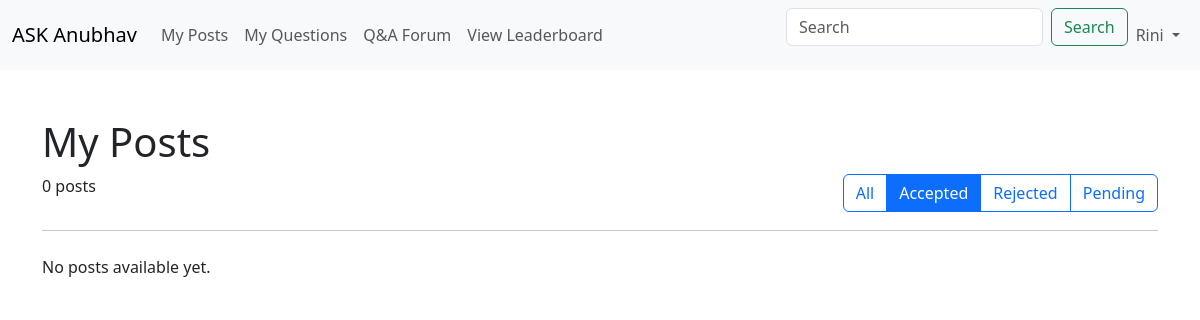
The page /my_posts?sort=accepted&page=1&search= (signed in) on the database as committed earlier.
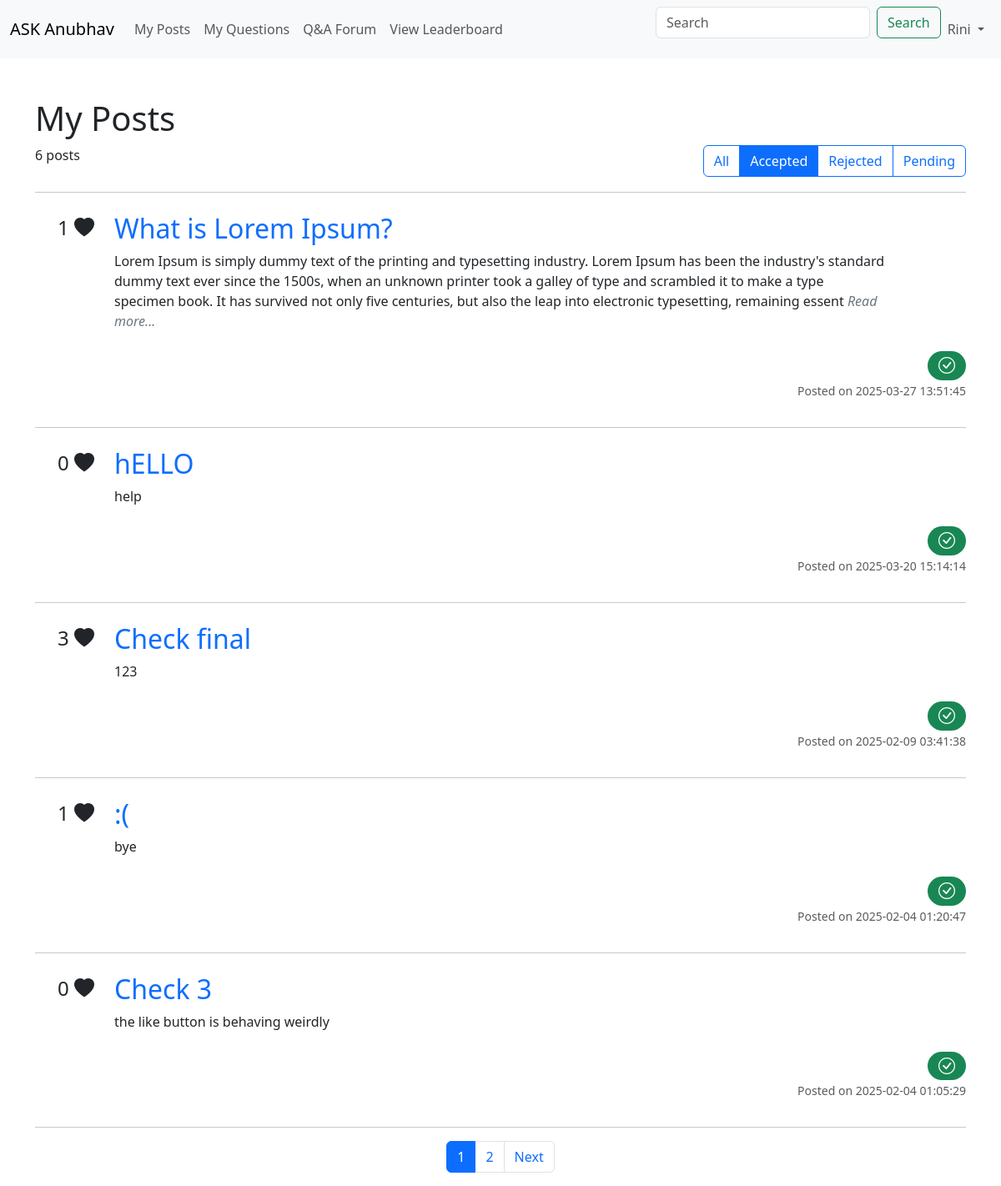
The same page on the database as committed later.
### merged.py (models this page shows, shortened)
class PostApproval(db.Model):
    __tablename__ = 'post_approval'
    id = db.Column(db.Integer, primary_key=True)
    post_id = db.Column(db.Integer, db.ForeignKey('post.id'), nullable=False)
    status = db.Column(db.String(20), default='pending')  # 'pending', 'approved', 'rejected'
    remark = db.Column(db.Text)
    approver_id = db.Column(db.Integer, nullable=True)  # ID of the faculty who approved/rejected
    approval_date = db.Column(db.DateTime, default=datetime.utcnow)
    post = db.relationship('Post', back_populates='approval')

class Post(db.Model):
    __tablename__ = 'post'
    id = db.Column(db.Integer, primary_key=True)
    title = db.Column(db.String(100), nullable=False)
    body = db.Column(db.Text, nullable=False)
    keywords = db.Column(db.String(255))
    date_of_post = db.Column(db.DateTime, default=lambda: datetime.now(timezone.utc))
    student_id = db.Column(db.Integer, nullable=False)
    like_count = db.Column(db.Integer, default=0)
    tags = db.relationship('Tag', secondary=post_tags, lazy='subquery', backref=db.backref('posts', lazy=True))
    approval = db.relationship('PostApproval', uselist=False, back_populates='post')

### merged.py (the view)
@app.route('/my_posts')
@student_required
def my_posts():
    try:
        if 'student_id' not in session:
            flash("Please log in to view your posts.", "warning")
            return redirect(url_for('login'))
        page = request.args.get('page', 1, type=int)
        sort = request.args.get('sort', 'latest')  # Default sort is latest
        student_id = session.get('student_id')
        total_posts = Post.query.filter_by(student_id=student_id).count()
        username = session.get('username')
        posts_query = db.session.query(
            Post, PostApproval.status
        ).outerjoin(PostApproval, Post.id == PostApproval.post_id).filter(
            Post.student_id == student_id
        ).order_by(Post.date_of_post.desc())
        if sort == 'accepted':
            posts_query = posts_query.filter(func.lower(PostApproval.status) == 'approved').order_by(Post.date_of_post.desc())
        elif sort == 'rejected':
            posts_query = posts_query.filter(func.lower(PostApproval.status) == 'rejected').order_by(Post.date_of_post.desc())
        elif sort == 'pending':
            posts_query = posts_query.filter(PostApproval.post_id == None).order_by(Post.date_of_post.desc())
        elif sort == 'likes':
            posts_query = posts_query.order_by(Post.like_count.desc())
        else:
            posts_query = posts_query.order_by(Post.date_of_post.desc())
        filtered_post_count = posts_query.count()
        pagination = posts_query.paginate(page=page, per_page=5, error_out=False)
        posts = pagination.items
        return render_template(
            'ASK_Anubhav/Student/my_posts.html',
            posts=posts,
            pagination=pagination,
            student_id=student_id,
            username=username,
            total_posts=filtered_post_count,
            current_sort=sort
        )
    except Exception as e:
        flash(f"An error occurred while fetching your posts: {str(e)}", "danger")
        print("An error occurred while fetching your posts")
        return redirect(url_for('index'))

### merged.py (called while the page is built)
@app.context_processor
def inject_session():
    try:
        return dict(session=session)  # Inject session into all templates
    except Exception as e:
        print("Session not created due to: {str(e)}")
        return dict(session={})

def student_required(f):
    @wraps(f)
    def decorated_function(*args, **kwargs):
        if session.get('is_faculty') != 0:
            flash("Access restricted to students only!", "danger")
            return redirect(url_for('index'))  # Redirect to homepage
        return f(*args, **kwargs)
    return decorated_function

### templates/ASK_Anubhav/Student/my_posts.html (shortened to what the changed rows need)
<!DOCTYPE html>
<html lang="en">
<head>
    <link rel="stylesheet" href="./static/ASK_Anubhav/Student/style1.css" />
    <link
      href="https://cdn.jsdelivr.net/npm/bootstrap@5.3.3/dist/css/bootstrap.min.css"
      rel="stylesheet"
    />
    <link href="https://cdn.jsdelivr.net/npm/bootstrap-icons/font/bootstrap-icons.css" rel="stylesheet">
</head>
<body>
    <div class="container">
      <div class="row mt-5">
        <div class="col-md-9 ">
          <h1>My Posts</h1>
        </div>
      </div>
      <div class="row">
        <div class="col-3 col-sm-3 col-md-3 col-xs-3">
          <p>{{ total_posts }} posts</p>
        </div>
      <div>
        <hr />
        {% for post, approval_status in posts %}
        <div class="row mt-4" onclick="window.location='{{ url_for('post_details', post_id=post.id) }}';"
         style="cursor: pointer;">
          <div class="col-1 col-sm-1 col-md-1 col-xs-1 text-end">
            <p style="font-size: 24px;">{{ post.like_count }} <i class="bi bi-heart-fill"></i></p>
          </div>
          <div class="col-10 col-sm-10 col-md-10 col-xs-10">
            <a class="anchor-tag" href="{{ url_for('post_details', post_id=post.id) }}" style="text-decoration:none;">
              <h2>{{ post.title }}</h2>
            </a>
            <p>{{ post.body[:350] }}
            {% if post.body|length > 350 %} <span style="color: #6c757d; font-style: italic;">Read more...<span> {% endif %}
            </p>
          </div>
          <div class="mt-2 text-end">
            {% if post.approval and post.approval.status.lower() in ["approved", "rejected"] %}
                    {% if post.approval.status.lower() == "approved" %}
                        <span class="badge bg-success rounded-pill fs-5" title="Approved"><i class="bi bi-check-circle"></i></span>
                    {% elif post.approval.status.lower() == "rejected" %}
                        <span class="badge bg-danger rounded-pill fs-5" title="Rejected"><i class="bi bi-x-circle"></i></span>
                    {% else %}
                        <span class="badge bg-warning rounded-pill fs-5" title="Pending"><i class="bi bi-hourglass-split"></i></span>
                    {% endif %}
            {% else %}
                        <span class="badge bg-warning rounded-pill fs-5" title="Pending"><i class="bi bi-hourglass-split"></i></span>
            {% endif %}
          </div>
        </div>
          <div class="row">
            <div class="text-end">
              <p class="">
                <small class="text-body-secondary">Posted on {{ post.date_of_post.strftime('%Y-%m-%d %H:%M:%S') }}</small>
              </p>
            </div>
          </div>
      <hr />
      {% endfor %}
      {% if posts|length == 0 %}
      <div class="row mt-4">
        <div class="col-md-12 col-12 col-sm-12 col-xs-12">
          <p>No posts available yet.</p>
        </div>
      </div>
      {% endif %}
    </div>
  <nav>
    <ul class="pagination justify-content-center">
      {% for num in pagination.iter_pages() %}
      {% if num %}
      {% if num == pagination.page %}
      <li class="page-item active"><span class="page-link">{{ num }}</span></li>
      {% else %}
      <li class="page-item">
        <a class="page-link" href="{{ url_for('my_posts', page=num, search=search_query, sort=current_sort) }}">{{ num }}</a>
      </li>
      {% endif %}
      {% else %}
      <li class="page-item disabled"><span class="page-link">...</span></li>
      {% endif %}
      {% endfor %}
      {% if pagination.has_next %}
      <li class="page-item">
        <a class="page-link" href="{{ url_for('my_posts', page=pagination.next_num, search=search_query, sort=current_sort) }}">Next</a>
      </li>
      {% endif %}
    </ul>
  </nav>
</body>
</html>

Rows that differ between the two databases and show on the page:
added PostApproval: like_count "1", title "What is Lorem Ipsum?", body "Lorem Ipsum is simply dummy text of the printing and typesetting industry. Lorem Ipsum has been the industry's standard dummy text ever since the 1500s, when an unknown printer took a galley of type and scrambled it to make a type specimen book. It has survived not only five centuries, but also the leap into electronic typesetting, remaining essent", shows "Read more...", status "Approved" (drawn), date_of_post "2025-03-27 13:51:45"
added PostApproval: like_count "0", title "hELLO", body "help", status "Approved" (drawn), date_of_post "2025-03-20 15:14:14"
added PostApproval: like_count "3", title "Check final", body "123", status "Approved" (drawn), date_of_post "2025-02-09 03:41:38"
added PostApproval: like_count "1", title ":(", body "bye", status "approved" (drawn), date_of_post "2025-02-04 01:20:47"
added PostApproval: like_count "0", title "Check 3", body "the like button is behaving weirdly", status "Approved" (drawn), date_of_post "2025-02-04 01:05:29"
Other text that changed with them:
{{ total_posts }}: "0" → "6"
new list line: "1"
new list line: "2"
text no longer shown: "No posts available yet."
text now shown: "Next"
